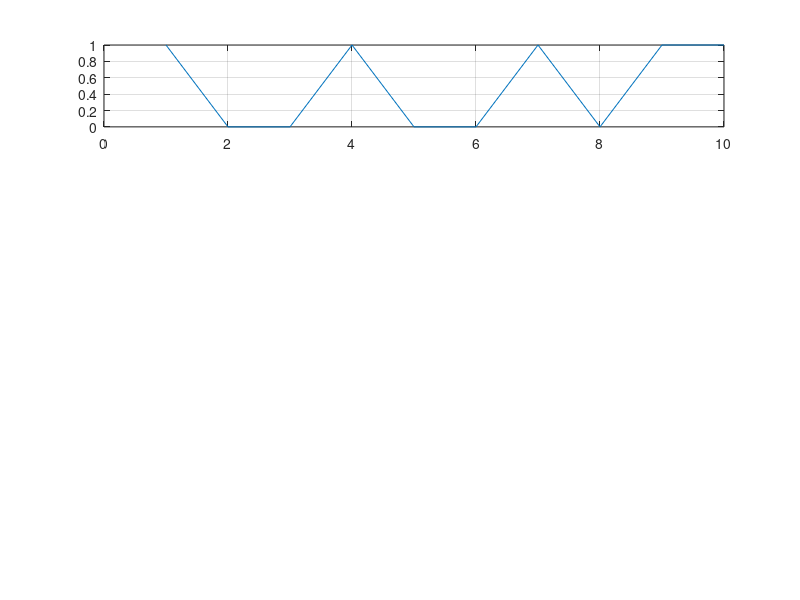

MATLAB code to generate this figure: (Note: this script raises an error after producing the figure.)
clear;
clc;
% Segnale sinc ideale in 2-PAM unipolare
%% Signal trasmission

% segnale e numero di punti
N = 10;
dt = 0.01;
signal = [1 0 0 1 0 0 1 0 1 1 ];
t = 0 : dt : 110;
% tempo di simbolo
Ts = 10;
subplot(4,1,1), plot(signal), grid
% sinc, rect
sinc = sincFST(t/Ts);
pulse = rectpulsFST(t/Ts);
subplot(4,1,2), plot(t, pulse), grid;
subplot(4,1,3), plot(t, sinc), grid;
%% banda canale e rumore bianco
N = 11001;
Toss = dt*N;
wnoise = randn(1,N); % processo N di potenza 1
% Spettro teorico: processo bianco di potenza 2 e bandad 1/dt = 10
S2_th = 2*dt;
Nf = N;
W = fftshift(fft(wnoise,Nf,1))*dt;
Bch = 20;
f_Hc = rectpulsFST(t/Bch);

wnoise = ifft(W*f_Hc')';

%% pulse gen
tx_sig = 0;
for n = 1  : length(signal)
    if signal(n) == 1
        tx_sig = tx_sig + sincFST((t-(n*Ts))/Ts);
    end  
end
subplot(4,1,4), plot(t,tx_sig), grid;
%% transmission

ch_sig = tx_sig + wnoise;
rx_sig = conv(ch_sig,conj(sincFST((-t)/Ts)),'same');
figure;
plot(t,ch_sig);
